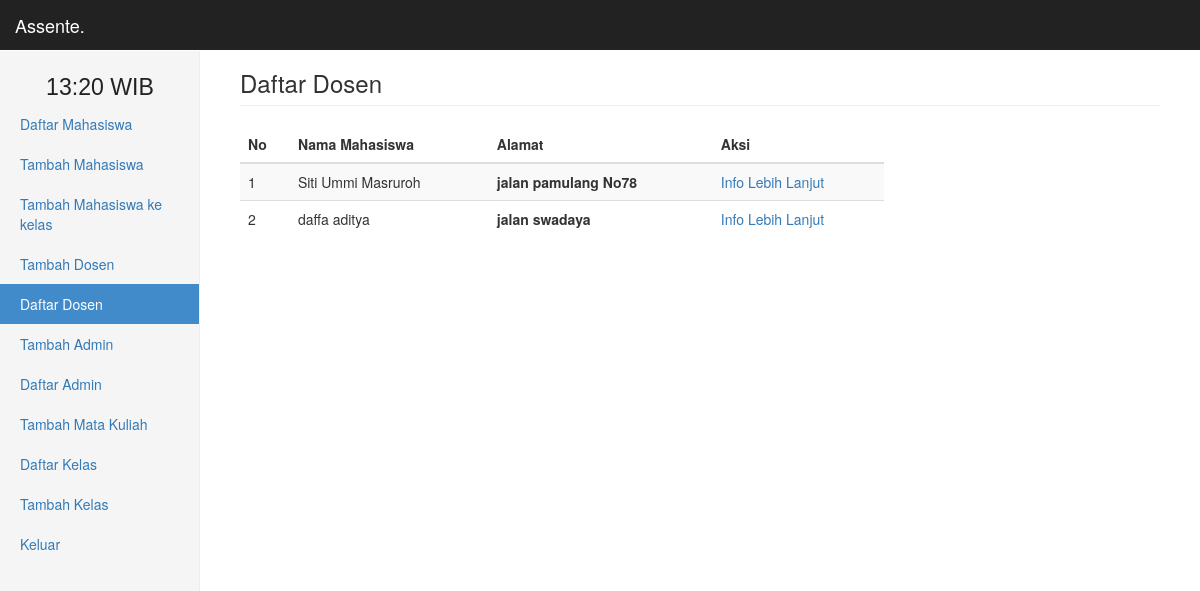
Page /dosen (signed in) on the committed database.
### tables this page shows
CREATE TABLE `detail_pb` (
  `id_user` int(10) NOT NULL,
  `name_user` varchar(255) NOT NULL,
  `alamat_dsn` varchar(150) NOT NULL,
  `jk_dsn` varchar(15) NOT NULL
);

### view/admin/view_dos.php (the view, shortened to what this page needs)
<h3 class='page-header'>Daftar Dosen</h3>
    <div class='table-resfponsive'>
    <?php
        if (isset($_GET['id_dsn'])) {
            if ($_GET['id_dsn']!=="") {
                $id_user=$_GET['id_dsn'];
                include './view/admin/edit_dosen.php';
            } else {
                header("location:dosen");
            }
        } else {
$limit = 10;
if(!isset($_GET['pn']) || !is_numeric($_GET['pn'])){
    $page = 1;
} else {
    $page = $_GET['pn'];
}
$limitvalue = $page * $limit - ($limit);
$q = "SELECT*FROM detail_pb ORDER BY alamat_dsn ASC LIMIT $limitvalue, $limit";
$cek_page = $conn->query($q);
if ($cek_page->num_rows != 0) {
    if ($r = $conn->query($q)) {
    if ($r->num_rows!==0) {
            echo "<table class='table table-striped' style='width:70%'>
                    <thead>
                        <tr>
                            <th>No</th>
                            <th>Nama Mahasiswa</th>
                            <th>Alamat</th>
                            <th>Aksi</th>
                        </tr>
                    </thead>
                    <tbody>";
                    $query_siswa = $conn->query($q);
                    $no=0;
                    while ($get_siswa = $query_siswa->fetch_assoc()) {
                        $id_siswa = $get_siswa['id_user'];
                        $name = $get_siswa['name_user'];
                        $school = $get_siswa['alamat_dsn'];
                        $no++;
                        echo "<tr>
                                <td>$no</td>
                                <td>$name</td>
                                <td><strong>$school</strong></td>
                                <td><a href='dosen&id_dsn=$id_siswa' title='Edit $name'>Info Lebih Lanjut</a>
                            </tr>";
                    }
                    echo "</tbody></table>";
                    } else {
                        echo "<hr />";
                    }
                } else {
                    echo "<div class='alert alert-danger'><strong>Terjadi kesalahan.</strong></div>";
                }
            } else {
                echo "<div class='alert alert-danger'><strong>Tidak ada data untuk ditampilkan</strong></div>";
            }
        }
     ?>
</div>
<script src="lib/js/sweetalert2.min.js"></script> <link rel="stylesheet" type="text/css" href="lib/js/sweetalert2.css">

### rows in the picture
detail_pb: name_user "Siti Ummi Masruroh", alamat_dsn "jalan pamulang No78"
detail_pb: name_user "daffa aditya", alamat_dsn "jalan swadaya"

### other values in the picture
$name[$i] "Daftar Mahasiswa"
$name[$i] "Tambah Mahasiswa"
$name[$i] "Tambah Mahasiswa ke kelas"
$name[$i] "Tambah Dosen"
$name[$i] "Daftar Dosen"
$name[$i] "Tambah Admin"
$name[$i] "Daftar Admin"
$name[$i] "Tambah Mata Kuliah"
$name[$i] "Daftar Kelas"
$name[$i] "Tambah Kelas"
$name[$i] "Keluar"
